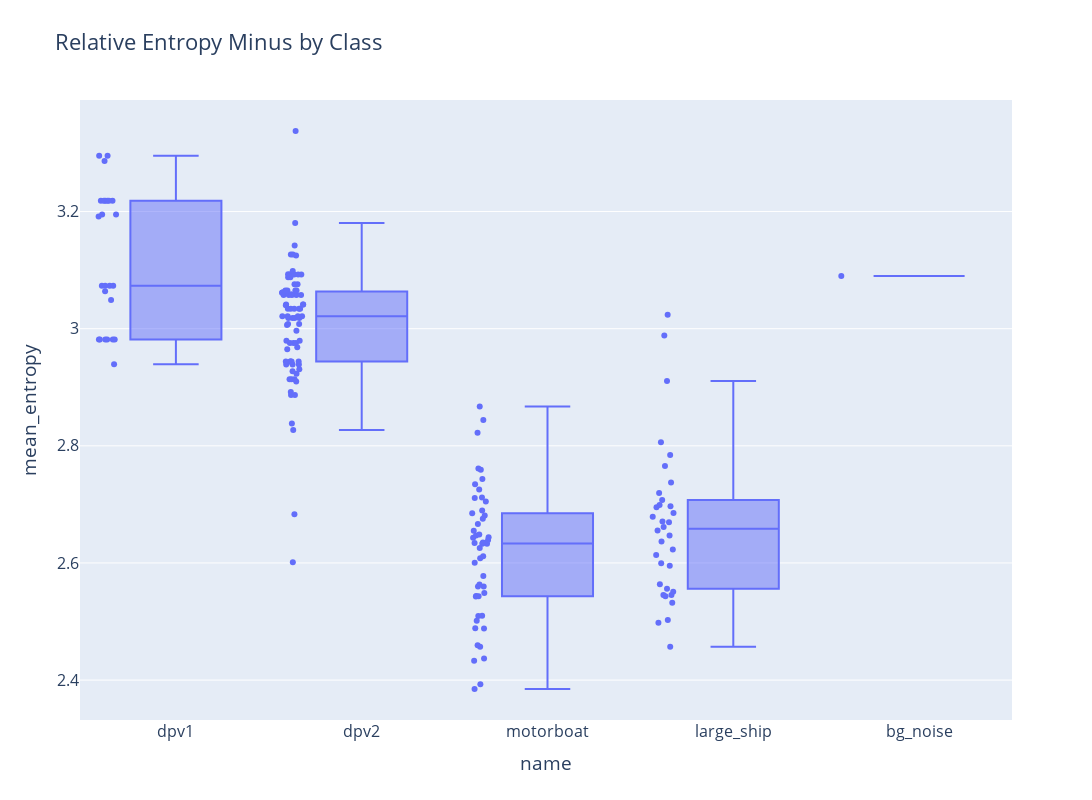

Source (notebook cell):
### Code cell
# plot relative entropies
fig = px.box(diff_rel_entropies_df, x="name", y="mean_entropy", points="all", title="Relative Entropy Minus by Class", height=height, width=width)
fig.update_layout(font=dict(size=font_size))
fig.show()

### Figure 1 — Plotly figure (JSON) as saved in the notebook; plotly's stock layout.template omitted (floating-point values rounded to 4 significant figures; data arrays with more than 128 entries replaced by an {"elided": "..."} marker saying what was removed)
{"data": [{"alignmentgroup": "True", "boxpoints": "all", "hovertemplate": "name=%{x}<br>mean_entropy=%{y}<extra></extra>", "legendgroup": "", "marker": {"color": "#636efa"}, "name": "", "notched": false, "offsetgroup": "", "orientation": "v", "showlegend": false, "type": "box", "x": {"elided": "190 str values"}, "x0": " ", "xaxis": "x", "y": {"elided": "190 float values"}, "y0": " ", "yaxis": "y"}], "layout": {"boxmode": "group", "font": {"size": 16}, "height": 800, "legend": {"tracegroupgap": 0}, "title": {"text": "Relative Entropy Minus by Class"}, "width": 1400, "xaxis": {"anchor": "y", "domain": [0, 1], "title": {"text": "name"}}, "yaxis": {"anchor": "x", "domain": [0, 1], "title": {"text": "mean_entropy"}}}}
